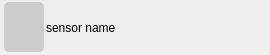
<?xml version="1.0" encoding="UTF-8"?>
<ui version="4.0">
 <class>windowSensorWidgetListView</class>
 <widget class="QWidget" name="windowSensorWidgetListView">
  <property name="geometry">
   <rect>
    <x>0</x>
    <y>0</y>
    <width>270</width>
    <height>55</height>
   </rect>
  </property>
  <property name="windowTitle">
   <string>Form</string>
  </property>
  <layout class="QVBoxLayout" name="verticalLayout">
   <property name="spacing">
    <number>0</number>
   </property>
   <property name="leftMargin">
    <number>0</number>
   </property>
   <property name="topMargin">
    <number>0</number>
   </property>
   <property name="rightMargin">
    <number>0</number>
   </property>
   <property name="bottomMargin">
    <number>0</number>
   </property>
   <item>
    <widget class="QWidget" name="windowSensorWidgetContent" native="true">
     <property name="minimumSize">
      <size>
       <width>270</width>
       <height>55</height>
      </size>
     </property>
     <property name="maximumSize">
      <size>
       <width>16777215</width>
       <height>55</height>
      </size>
     </property>
     <property name="styleSheet">
      <string notr="true"/>
     </property>
     <layout class="QHBoxLayout" name="horizontalLayout">
      <property name="spacing">
       <number>2</number>
      </property>
      <property name="leftMargin">
       <number>4</number>
      </property>
      <property name="topMargin">
       <number>2</number>
      </property>
      <property name="rightMargin">
       <number>2</number>
      </property>
      <property name="bottomMargin">
       <number>2</number>
      </property>
      <item>
       <widget class="QLabel" name="state">
        <property name="minimumSize">
         <size>
          <width>40</width>
          <height>50</height>
         </size>
        </property>
        <property name="maximumSize">
         <size>
          <width>40</width>
          <height>50</height>
         </size>
        </property>
        <property name="styleSheet">
         <string notr="true">QLabel#state{background : #CCCCCC; border-radius : 5}</string>
        </property>
        <property name="text">
         <string/>
        </property>
        <property name="pixmap">
         <pixmap>:/img/ampoule-indéterminée.png</pixmap>
        </property>
        <property name="alignment">
         <set>Qt::AlignmentFlag::AlignCenter</set>
        </property>
       </widget>
      </item>
      <item>
       <widget class="QLabel" name="sensorName">
        <property name="minimumSize">
         <size>
          <width>150</width>
          <height>25</height>
         </size>
        </property>
        <property name="maximumSize">
         <size>
          <width>16777215</width>
          <height>25</height>
         </size>
        </property>
        <property name="text">
         <string>sensor name</string>
        </property>
        <property name="margin">
         <number>5</number>
        </property>
       </widget>
      </item>
      <item>
       <spacer name="horizontalSpacer_3">
        <property name="orientation">
         <enum>Qt::Orientation::Horizontal</enum>
        </property>
        <property name="sizeHint" stdset="0">
         <size>
          <width>50</width>
          <height>20</height>
         </size>
        </property>
       </spacer>
      </item>
     </layout>
    </widget>
   </item>
  </layout>
 </widget>
 <resources/>
 <connections/>
</ui>
